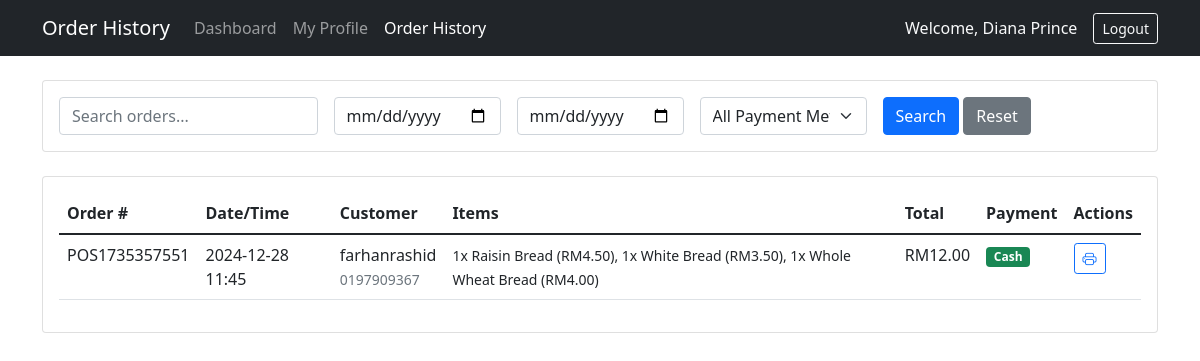
Before: /completed_orders.php (signed in) with the older database file.
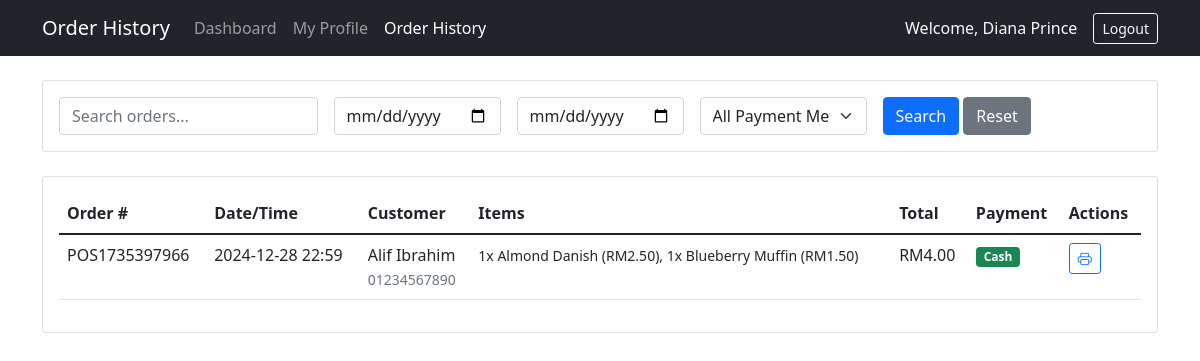
After: the same page with the newer database file.
### tables this page shows
CREATE TABLE `orders` (
  `id` int(11) NOT NULL,
  `guest_id` int(11) NOT NULL,
  `order_number` varchar(20) NOT NULL,
  `order_date` datetime NOT NULL,
  `total_amount` decimal(10,2) NOT NULL,
  `status` enum('pending','processing','completed','cancelled') NOT NULL DEFAULT 'pending',
  `payment_method` enum('cash','card','online') NOT NULL,
  `payment_status` enum('pending','paid','failed') NOT NULL DEFAULT 'pending',
  `delivery_address` text DEFAULT NULL,
  `order_type` enum('in-store','online') NOT NULL,
  `clerk_id` int(11) DEFAULT NULL,
  `notes` text DEFAULT NULL,
  `created_at` timestamp NOT NULL DEFAULT current_timestamp()
);

CREATE TABLE `guest` (
  `id` int(11) NOT NULL,
  `fullname` varchar(200) NOT NULL,
  `contact` varchar(100) NOT NULL,
  `address` text NOT NULL,
  `email` varchar(200) NOT NULL,
  `password` varchar(255) NOT NULL,
  `salt` varchar(64) NOT NULL,
  `type` tinyint(1) NOT NULL DEFAULT 3 COMMENT '1=SalesSV, 2=Clerks, 3=Guest',
  `date_created` datetime NOT NULL DEFAULT current_timestamp(),
  `employee_id` varchar(20) DEFAULT NULL
);

### completed_orders.php (the view, shortened to what this page needs)
<?php
require_once 'db_connection.php';
$records_per_page = 10;
$page = isset($_GET['page']) ? (int)$_GET['page'] : 1;
$offset = ($page - 1) * $records_per_page;
$search = isset($_GET['search']) ? $_GET['search'] : '';
$date_from = isset($_GET['date_from']) ? $_GET['date_from'] : '';
$date_to = isset($_GET['date_to']) ? $_GET['date_to'] : '';
$where_conditions = ["o.clerk_id = ?"];
$params = [$_SESSION['user']['id']];
$param_types = "i";
$where_clause = implode(" AND ", $where_conditions);
$stmt = $conn->prepare("
    SELECT
        o.*,
        g.fullname as customer_name,
        g.contact as customer_contact,
        GROUP_CONCAT(
            CONCAT(oi.quantity, 'x ', i.product_name, ' (RM', FORMAT(oi.unit_price, 2), ')')
            SEPARATOR ', '
        ) as items
    FROM orders o
    LEFT JOIN guest g ON o.guest_id = g.id
    LEFT JOIN order_items oi ON o.id = oi.order_id
    LEFT JOIN inventory i ON oi.product_id = i.id
    WHERE $where_clause
    GROUP BY o.id
    ORDER BY o.order_date DESC
    LIMIT ? OFFSET ?
");
$params[] = $records_per_page;
$params[] = $offset;
$param_types .= "ii";
$stmt->bind_param($param_types, ...$params);
$stmt->execute();
$orders = $stmt->get_result()->fetch_all(MYSQLI_ASSOC);
?>
<!DOCTYPE html>
<html>
<head>
    <link href="https://cdn.jsdelivr.net/npm/bootstrap@5.1.3/dist/css/bootstrap.min.css" rel="stylesheet">
    <link href="https://cdn.jsdelivr.net/npm/bootstrap-icons@1.7.2/font/bootstrap-icons.css" rel="stylesheet">
</head>
<body>
    <nav class="navbar navbar-expand-lg navbar-dark bg-dark">
        <div class="container">
            <a class="navbar-brand">Order History</a>
            <div class="collapse navbar-collapse" id="navbarNav">
                <ul class="navbar-nav me-auto">
                    <li class="nav-item">
                        <a class="nav-link" href="clerk_dashboard.php">Dashboard</a>
                    </li>
                    <li class="nav-item">
                        <a class="nav-link" href="clerk_management.php">My Profile</a>
                    </li>
                    <li class="nav-item">
                        <a class="nav-link active" href="completed_orders.php">Order History</a>
                    </li>
                </ul>
                <div class="d-flex align-items-center">
                    <span class="text-light me-3">Welcome, <?php echo htmlspecialchars($_SESSION['user']['fullname']); ?></span>
                    <a href="logout.php" class="btn btn-outline-light btn-sm">Logout</a>
                </div>
            </div>
        </div>
    </nav>
    <div class="container mt-4">
        <div class="card mb-4">
            <div class="card-body">
                <form method="GET" class="row g-3">
                    <div class="col-md-3">
                        <input type="text" name="search" class="form-control" placeholder="Search orders..."
                               value="<?php echo htmlspecialchars($search); ?>">
                    </div>
                    <div class="col-md-2">
                        <input type="date" name="date_from" class="form-control"
                               value="<?php echo htmlspecialchars($date_from); ?>">
                    </div>
                    <div class="col-md-2">
                        <input type="date" name="date_to" class="form-control"
                               value="<?php echo htmlspecialchars($date_to); ?>">
                    </div>
                    <div class="col-md-2">
                        <select name="payment_method" class="form-select">
                            <option value="">All Payment Methods</option>
                        </select>
                    </div>
                    <div class="col-md-3">
                        <button type="submit" class="btn btn-primary">Search</button>
                        <a href="completed_orders.php" class="btn btn-secondary">Reset</a>
                    </div>
                </form>
            </div>
        </div>
        <div class="card">
            <div class="card-body">
                <div class="table-responsive">
                    <table class="table table-hover">
                        <thead>
                            <tr>
                                <th>Order #</th>
                                <th>Date/Time</th>
                                <th>Customer</th>
                                <th>Items</th>
                                <th>Total</th>
                                <th>Payment</th>
                                <th>Actions</th>
                            </tr>
                        </thead>
                        <tbody>
                            <?php foreach ($orders as $order): ?>
                                <tr>
                                    <td><?php echo htmlspecialchars($order['order_number']); ?></td>
                                    <td><?php echo date('Y-m-d H:i', strtotime($order['order_date'])); ?></td>
                                    <td>
                                        <?php echo htmlspecialchars($order['customer_name']); ?><br>
                                        <small class="text-muted"><?php echo htmlspecialchars($order['customer_contact']); ?></small>
                                    </td>
                                    <td>
                                        <small><?php echo htmlspecialchars($order['items']); ?></small>
                                    </td>
                                    <td>RM<?php echo number_format($order['total_amount'], 2); ?></td>
                                    <td>
                                        <span class="badge bg-<?php echo $order['payment_method'] === 'cash' ? 'success' : 'info'; ?>">
                                            <?php echo ucfirst($order['payment_method']); ?>
                                        </span>
                                    </td>
                                    <td>
                                        <a href="print_receipt.php?order_id=<?php echo $order['id']; ?>"
                                           class="btn btn-sm btn-outline-primary"
                                           title="Print Receipt">
                                            <i class="bi bi-printer"></i>
                                        </a>
                                    </td>
                                </tr>
                            <?php endforeach; ?>
                        </tbody>
                    </table>
                </div>
            </div>
        </div>
    </div>
</body>
</html>

Changed rows visible on the page:
removed orders: order_number "POS1735357551", order_date "2024-12-28 11:45", guest.fullname "farhanrashid", guest.contact "0197909367", items "1x Raisin Bread (RM4.50), 1x White Bread (RM3.50), 1x Whole Wheat Bread (RM4.00)", total_amount "12.00", payment_method "Cash"
added orders: order_number "POS1735397966", order_date "2024-12-28 22:59", guest.fullname "Alif Ibrahim", guest.contact "01234567890", items "1x Almond Danish (RM2.50), 1x Blueberry Muffin (RM1.50)", total_amount "4.00", payment_method "Cash"
